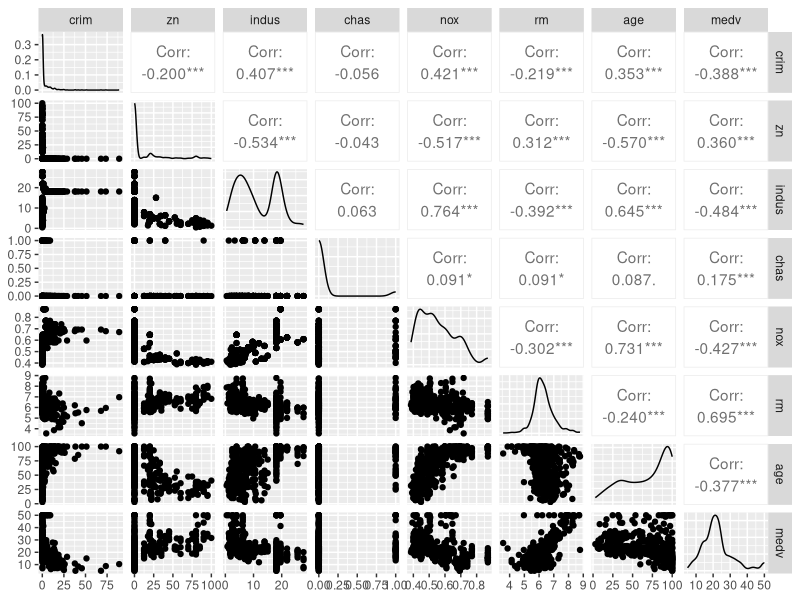
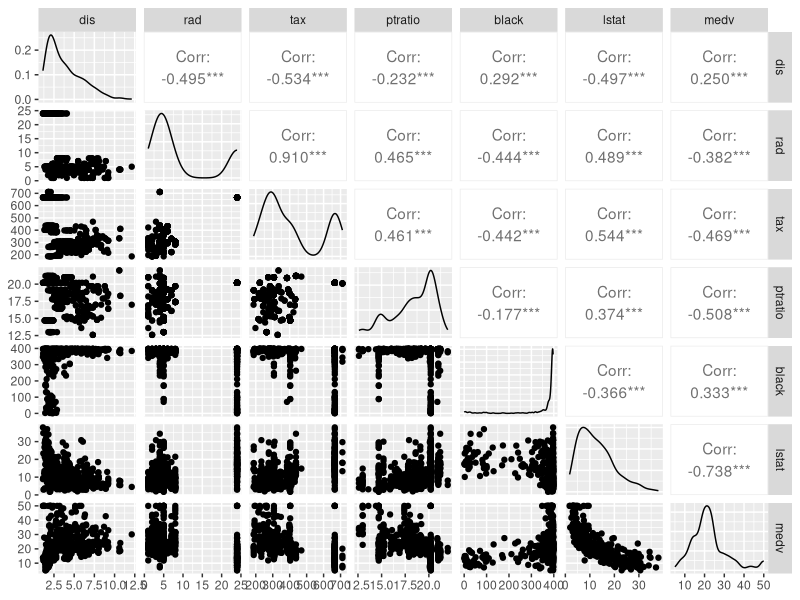
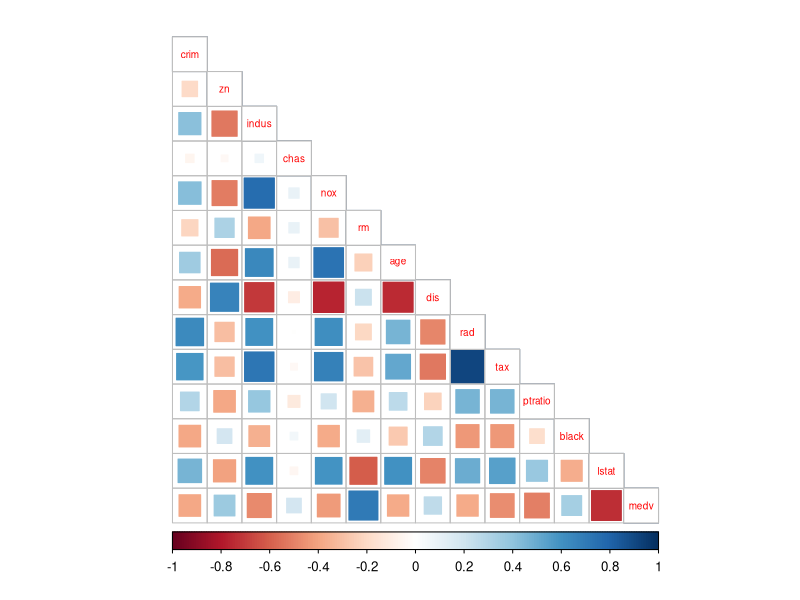
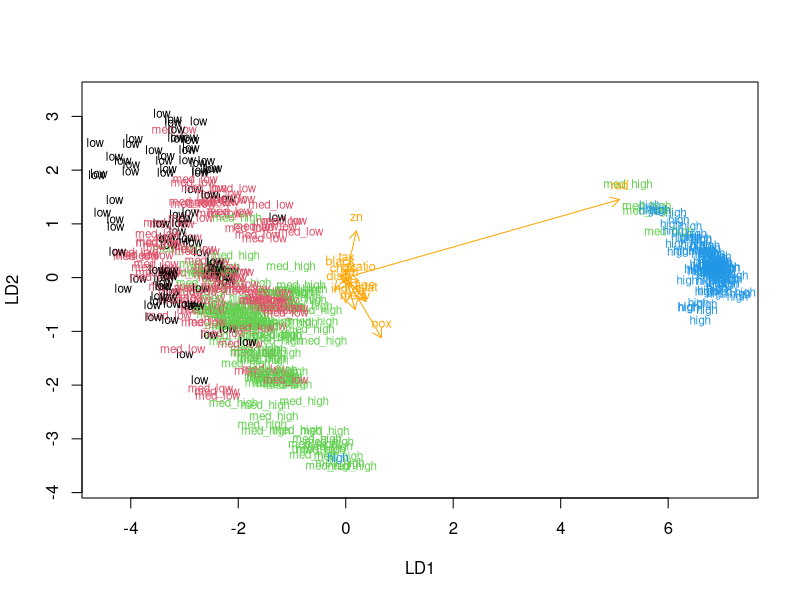

Write the R code that produced these figures, in order.
## ---- chunk 1
library(ggplot2); library(GGally); library(corrplot); library(tidyr); library(dplyr)
## ---- chunk 2
library(MASS)

data("Boston")

str(Boston)

## ---- chunk 3
crim <- Boston$crim
zn <- Boston$zn
indus <- Boston$indus
chas <- Boston$chas
nox <- Boston$nox
rm <- Boston$rm
age <- Boston$age
medv <- Boston$medv
Boston_1 <- data.frame(crim, zn, indus, chas, nox, rm, age, medv)

ggpairs(Boston_1, lower = list(combo  =wrap("facethist", bins=20)))


dis <- Boston$dis
rad <- Boston$rad
tax <- Boston$tax
ptratio <- Boston$ptratio
black <- Boston$black
lstat <- Boston$lstat
Boston_2 <- data.frame(dis, rad, tax, ptratio, black, lstat, medv)

ggpairs(Boston_2, lower = list(combo  =wrap("facethist", bins=20)))
## ---- chunk 4
summary(Boston)
## ---- chunk 5
cor_matrix<-cor(Boston) %>% round(digits = 2)
cor_matrix
corrplot(cor_matrix, method="square", type="lower", cl.pos="b", tl.pos="d", tl.cex = 0.6)
## ---- chunk 6

boston_scaled <- scale(Boston)
summary(boston_scaled)
boston_scaled <- as.data.frame(boston_scaled)
## ---- chunk 7
summary(boston_scaled$crim)

# create a quantile vector of crim and print it
bins <- quantile(boston_scaled$crim)
bins

# create a categorical variable 'crime'
crime <- cut(boston_scaled$crim, breaks = bins, include.lowest = TRUE, labels = c("low", "med_low", "med_high", "high"))

# look at the table of the new factor crime
table(crime)

# remove original crim from the dataset
boston_scaled <- dplyr::select(boston_scaled, -crim)

# add the new categorical value to scaled data
boston_scaled <- data.frame(boston_scaled, crime)
## ---- chunk 8
# number of rows in the Boston dataset 
n <- nrow(boston_scaled)

# choose randomly 80% of the rows
ind <- sample(n,  size = n * 0.8)

# create train set
train <- boston_scaled[ind,]

# create test set 
test <- boston_scaled[-ind,]

# save the correct classes from test data
correct_classes <- test$crime

# remove the crime variable from test data
test <- dplyr::select(test, -crime)
## ---- chunk 9
# linear discriminant analysis
lda.fit <- lda(crime ~ ., data = train)

# print the lda.fit object
lda.fit

# the function for lda biplot arrows
lda.arrows <- function(x, myscale = 1, arrow_heads = 0.1, color = "orange", tex = 0.75, choices = c(1,2)){
  heads <- coef(x)
  arrows(x0 = 0, y0 = 0, 
         x1 = myscale * heads[,choices[1]], 
         y1 = myscale * heads[,choices[2]], col=color, length = arrow_heads)
  text(myscale * heads[,choices], labels = row.names(heads), 
       cex = tex, col=color, pos=3)
}

# target classes as numeric
classes <- as.numeric(train$crime)

# plot the lda results
plot(lda.fit, dimen = 2, col = classes, pch = classes)
lda.arrows(lda.fit, myscale = 1.5)
## ---- chunk 10
model_predictors <- dplyr::select(train, -crime)
# check the dimensions
dim(model_predictors)
dim(lda.fit$scaling)
# matrix multiplication
matrix_product <- as.matrix(model_predictors) %*% lda.fit$scaling
matrix_product <- as.data.frame(matrix_product)
